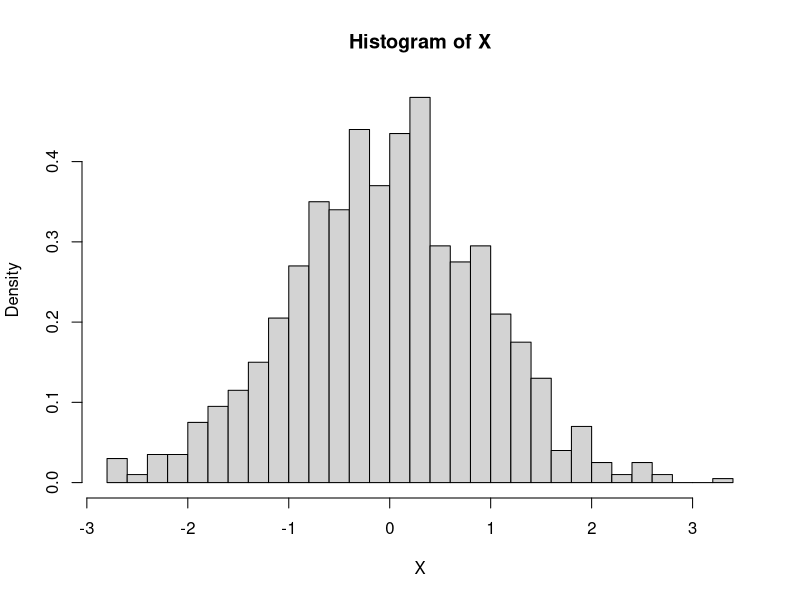

This chart was generated by the following R code:
# 0. Clear the environment
rm(list = ls())

# Define a function by using exponential envilope.
Normal.Simulate <- function(size = 1) {
  
  Z <- rep(NA, size)
  
  for (i in 1:size) {
    
    ContinueLoop <- TRUE
    
    while (ContinueLoop) {
      V <- runif(1)
      Y <- -log(V)
      U <- runif(1)
      
      if (U <= exp(-0.5 * (Y-1)^2)) {
        S <- sample(c(1,-1), size = 1, prob = c(0.5, 0.5))
        Z[i] <- S*Y
        ContinueLoop <- FALSE
      }
    }
  }
  
  return(Z)
  
}

# A test: simulate and plot
X <- Normal.Simulate(1000)
hist(X, breaks = 25, freq = FALSE)
